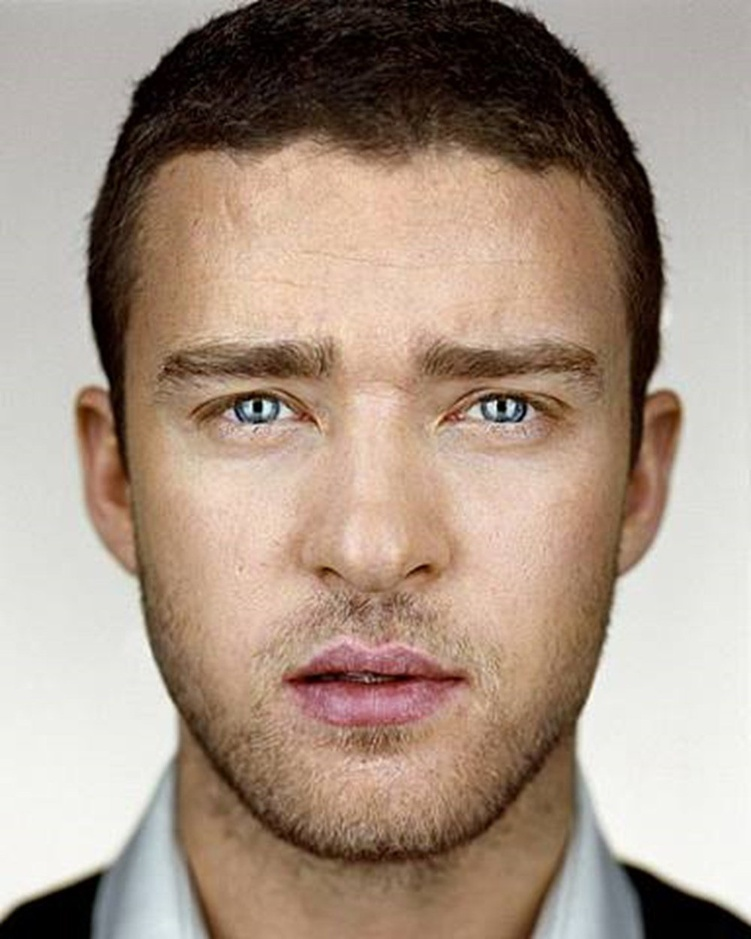
#> input picture source/121221.jpg, 751 x 939 px, shrunk from 1000 x 1250 before the run; its folder holds only this picture in this run
$ python main.py
#> lines starting #> are read from the running program, lines starting #| are printed output that depends on the picture; after the words box and inside, x2 and y2 are one past the last pixel; in counts of white or black regions, pixels touching at a corner belong together
import cv2
import os

source_folder = "source"
result_folder = "result"
old_folder = "old"

if not os.path.exists(result_folder):
    os.makedirs(result_folder)
if not os.path.exists(old_folder):
    os.makedirs(old_folder)
for filename in os.listdir(source_folder):
    if filename.endswith(".jpg") or filename.endswith(".png"):
        image_path = os.path.join(source_folder, filename)
        image = cv2.imread(image_path)
#> image is the input picture: shape (939, 751, 3); mean B, G, R 133.9, 148.8, 168
        gray = cv2.cvtColor(image, cv2.COLOR_BGR2GRAY)
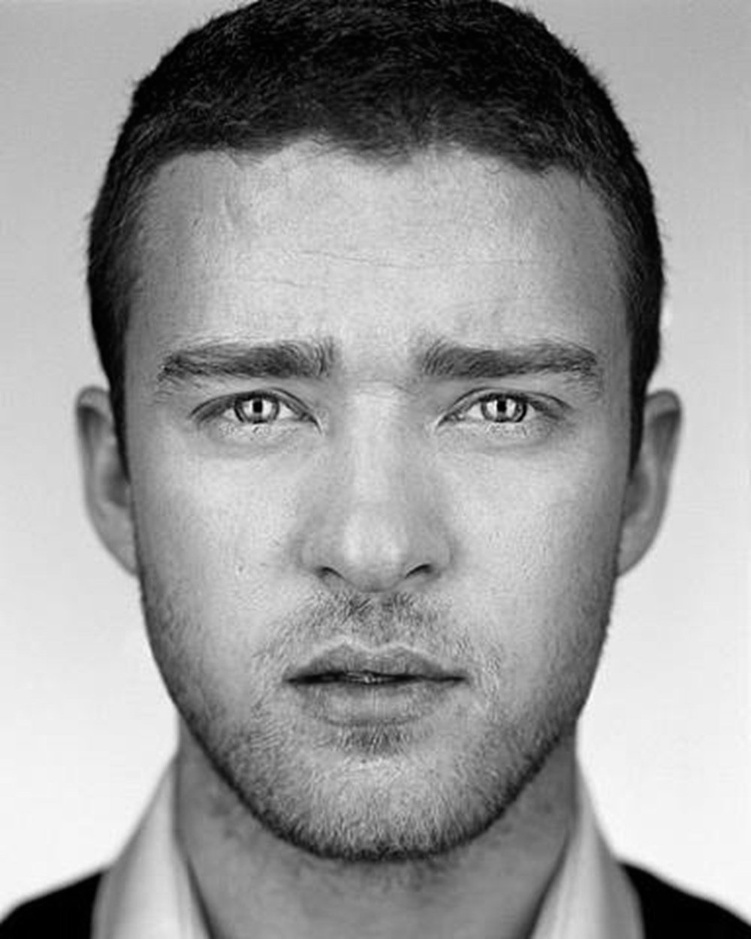
#> gray: shape (939, 751); min 0, max 252, mean 152.8
        face_cascade = cv2.CascadeClassifier(cv2.data.haarcascades + 'haarcascade_frontalface_default.xml')
        faces = face_cascade.detectMultiScale(gray, 1.3, 5)
#> faces = [[79, 176, 580, 580]]
        for (x, y, w, h) in faces:
            cv2.rectangle(image, (x, y), (x + w, y + h), (255, 0, 0), 2)
#> this loop made 1 pass
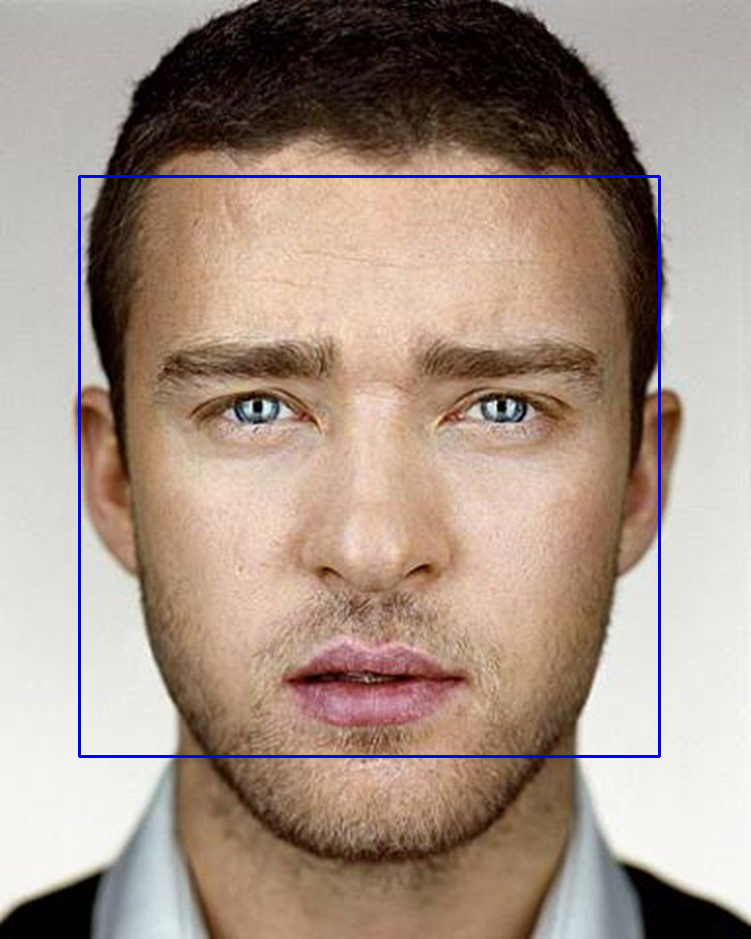
#> image: shape (939, 751, 3); 0.99% of pixels changed, all inside (x1, y1, x2, y2) = (78, 175, 661, 758)
        result_image_path = os.path.join(result_folder, filename)
        cv2.imwrite(result_image_path, image)
        old_image_path = os.path.join(old_folder, filename)
        os.rename(image_path, old_image_path)
print("detection completed.")
